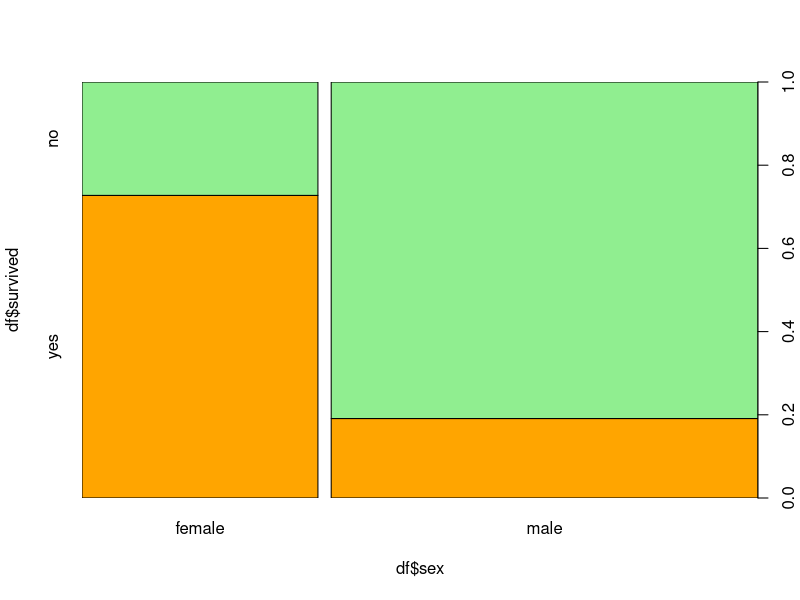
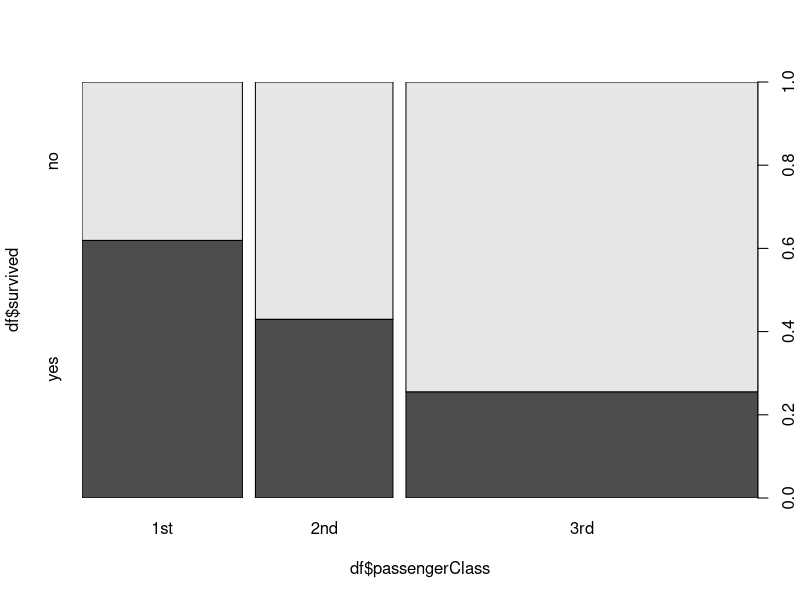
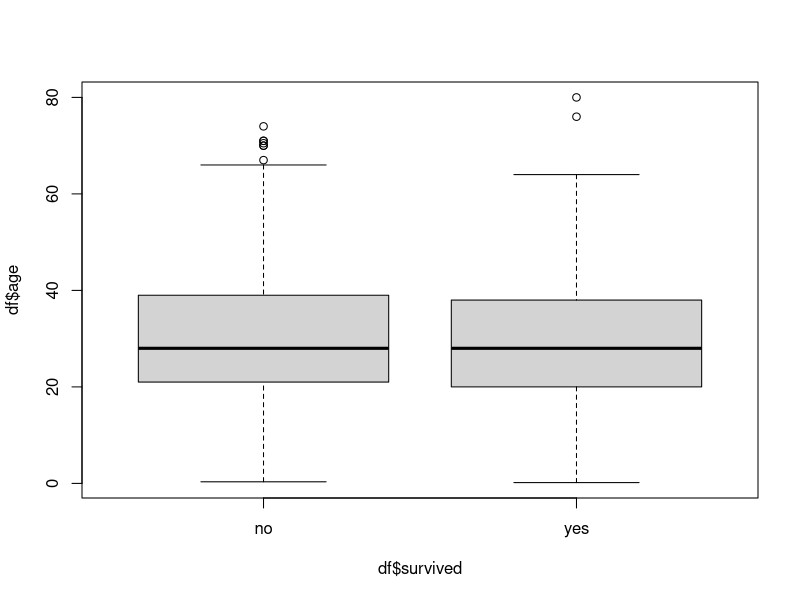

Write R code to recreate these figures, in order.
## ---- chunk 1
knitr::opts_chunk$set(echo = TRUE)
## ---- chunk 2
knitr::opts_chunk$set(echo = TRUE)
## ---- chunk 3
library(carData)
df<-TitanicSurvival
summary(df)
## ---- chunk 4
plot(df$survived~df$sex, col=c("orange","lightgreen"))
plot(df$survived~df$passengerClass)
## ---- chunk 5
plot(df$age~df$survived)
## ---- chunk 6

